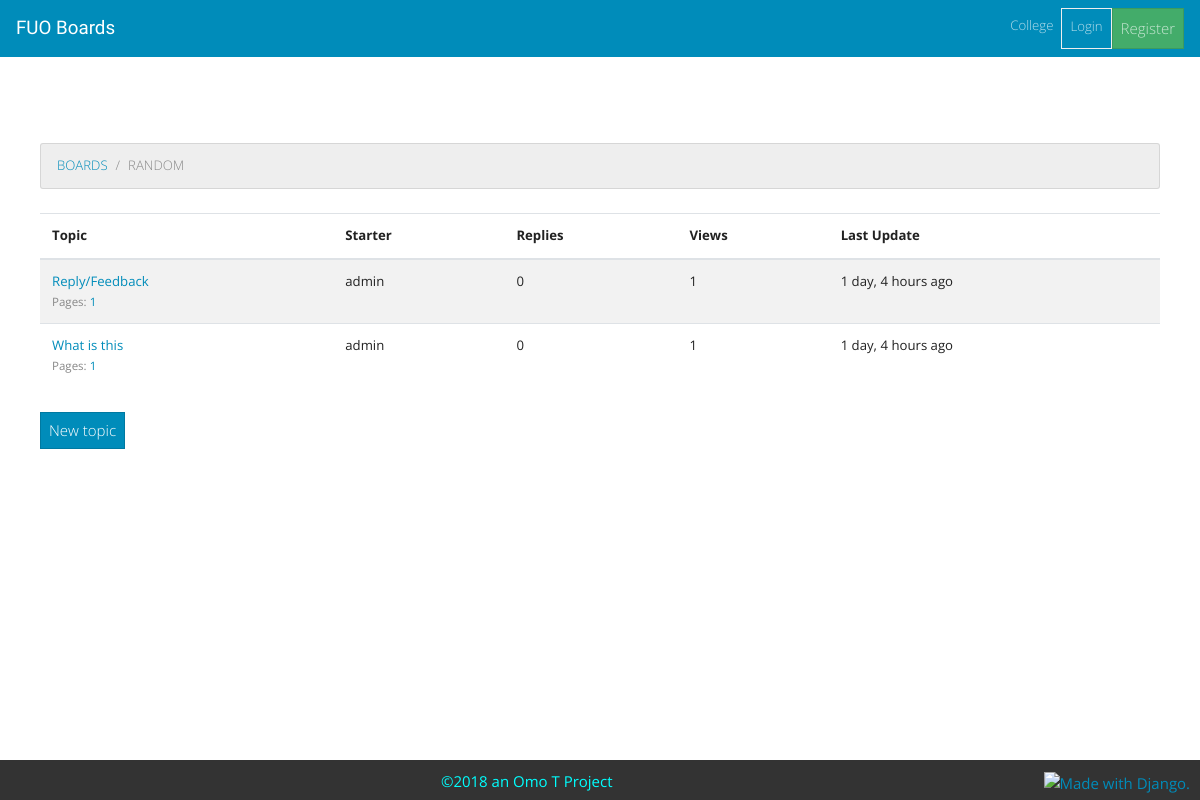
/boards/9, run on the app's committed database.
### board/models.py (models this page shows, shortened)
class Board(models.Model):
    name = models.CharField(max_length=30, unique=True)
    description = models.CharField(max_length=256)

class Topic(models.Model):
    subject = models.CharField(max_length=255)
    last_updated = models.DateTimeField(auto_now_add=True)
    board = models.ForeignKey(Board, on_delete=models.CASCADE, related_name='topics')
    starter = models.ForeignKey(User, on_delete=models.CASCADE, related_name='topics')
    views = models.PositiveIntegerField(default=0)
    def get_page_count(self):
        count = self.posts.count()
        pages = count / 20
        return math.ceil(pages)
    def has_many_pages(self, count=None):
        if count is None:
            count = self.get_page_count()
        return count > 6
    def get_page_range(self):
        count = self.get_page_count()
        if self.has_many_pages(count):
            return range(1, 5)
        return range(1, count + 1)

### board/views.py (the view)
# urls.py: path('boards/<int:pk>', views.TopicListView.as_view(), name='board_topics'),
class TopicListView(ListView):
    model = Topic
    context_object_name = 'topics'
    template_name = 'topics.html'
    paginate_by = 20
    def get_context_data(self, **kwargs):
        kwargs['board'] = self.board
        return super().get_context_data(**kwargs)
    def get_queryset(self):
        self.board = get_object_or_404(Board, pk=self.kwargs.get('pk'))
        queryset = self.board.topics.order_by('-last_updated').annotate(replies=Count('posts') - 1)
        return queryset

### templates/topics.html (shortened to what this page needs)
{% extends 'base.html' %}
{% load humanize %}
{% block breadcrumb %}
    <li class="breadcrumb-item"><a href="{% url 'home' %}">Boards</a></li>
    <li class="breadcrumb-item active" aria-current="page">{{ board.name }}</li>
{% endblock %}
{% block content %}
    <table class="table table-striped mb-4">
        <thead class="thead-inverse">
          <tr>
            <th>Topic</th>
            <th>Starter</th>
            <th>Replies</th>
            <th>Views</th>
            <th>Last Update</th>
          </tr>
        </thead>
        <tbody>
          {% for topic in topics %}
            {% url 'topic_posts' board.pk topic.pk as topic_url %}
            <tr>
                <td> <p class="mb-0"><a href="{{ topic_url }}">{{ topic.subject }}</a></p>
                    <small class="text-muted">
                      Pages:
                      {% for i in topic.get_page_range %}
                        <a href="{{ topic_url }}?page={{ i }}">{{ i }}</a>
                      {% endfor %}
                    </small>
                </td>
                <td>{{ topic.starter.username }}</td>
                <td>{{ topic.replies }}</td>
                <td>{{ topic.views }}</td>
                <td>{{ topic.last_updated|naturaltime }}</td>
            </tr>
          {% endfor %}
        </tbody>
      </table>
    <div class="mb-4">
        <a href="{% url 'new_topic' board.pk %}" class="btn btn-primary">New topic</a>
    </div>
{% endblock %}

### data on the page
Board: name "RANDOM"
Topic: subject "Reply/Feedback", get_page_range "1", starter.username "admin", replies "0", views "1", last_updated "1 day, 4 hours ago"
Topic: subject "What is this", get_page_range "1", starter.username "admin", replies "0", views "1", last_updated "1 day, 4 hours ago"
